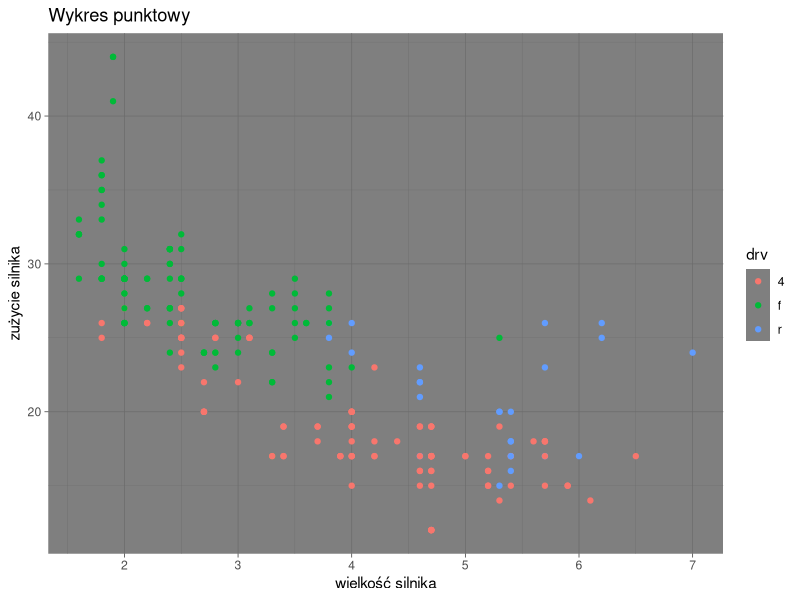
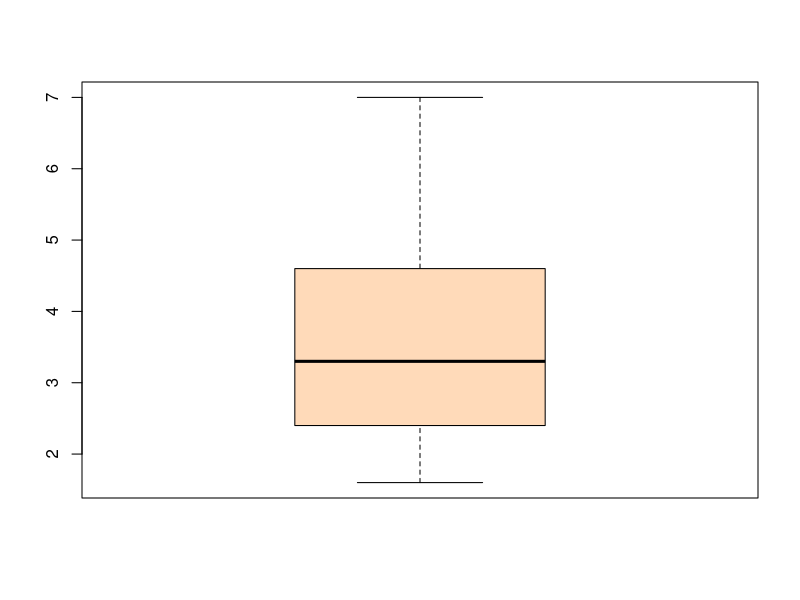

The R source for these figures, in order:
## ---- chunk 1
library(xtable)
library(ggplot2)
library(tidyverse)
## ---- chunk 2
data(mpg) 
View(mpg)
ggplot(mpg, aes(x = displ, y = hwy, color = drv)) +
  geom_point() + 
  labs(title = "Wykres punktowy", x= "wielkość silnika", y = "zużycie silnika")+
  theme_dark()
summary(mpg$displ)

boxplot(mpg$displ, col="peachpuff")
## ---- chunk 3
wektor1 <- c(mpg$displ)
wektor2 <- c(mpg$hwy) 
